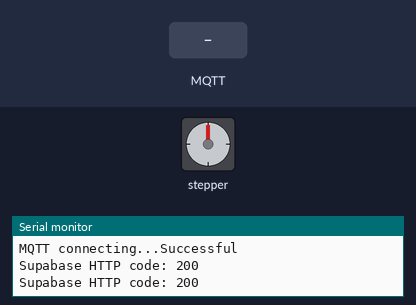
The sketch below on a simulated ESP32. Shown: stepper motor, the last lines printed to the serial monitor. The inputs (shaded band) are chosen by the test bench. WiFi joins after 1.5 s; servers stay silent unless stated; uploads are accepted with an empty reply; the local clock reads 2024-03-15 10:24:30 at power-on unless the sketch sets it; no MQTT or app messages arrive unless stated; stepper angles assume 4096 steps per turn.

Above: at 3.5 s.
3.6 s: MQTT message "1" arrives on the first subscribed topic
At 5.13 s:
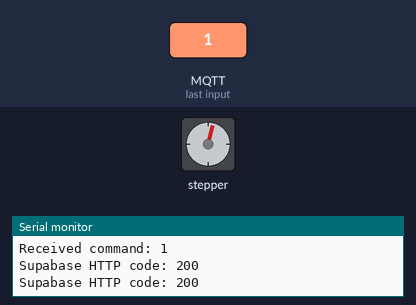
At 5.75 s:
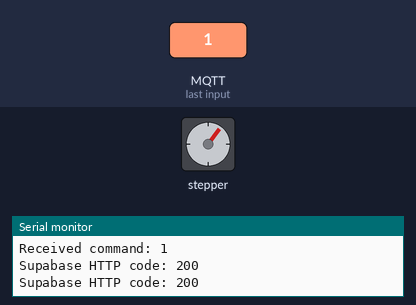
Timing chart, 0 to 18.6 s (numbered marks = the images above; inputs shaded):
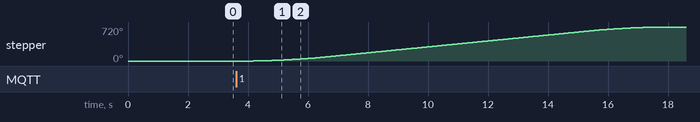

Measured:
- after the input at 3.6 s, stepper: turns 720° clockwise in 13.8 s, starting after 0.58 s

The sketch:

Module_WindowsShade.ino
```cpp
#include <WiFi.h>
#include <WiFiClientSecure.h>
#include <PubSubClient.h>
#include <AccelStepper.h>
#include <HTTPClient.h>
#include <time.h>

// ===================== WIFI + MQTT =====================
const char* ssid = "Mark_Wifi";
const char* wifi_password = "Heda90102211";

const char* mqtt_server   = "b583e186639e4bc2aa7bc95605777610.s1.eu.hivemq.cloud";
const int   mqtt_port     = 8883;
const char* mqtt_user     = "Modul_WindowShade";
const char* mqtt_password = "Asd123456789";

// MQTT topics
const char* topic_cmd      = "windowshade/cmd";
const char* topic_state    = "windowshade/state";
const char* topic_position = "windowshade/position";
const char* topic_status   = "windowshade/status";

// ===================== SUPABASE =====================
const char* supabase_url = "https://tmwzwhnpllgumuupmryf.supabase.co";
const char* supabase_key = "sb_publishable_6_J4gNe2AiqsO2Zs6QF4Aw_TaPoHM4H";
const char* supabase_log_endpoint = "/rest/v1/Logs";
const char* supabase_settings_endpoint = "/rest/v1/Settings?module=eq.windowshade&select=settings";

const char* module_name = "Modul_WindowShade";

// ===================== STEPPER =====================
const int STEPS_PER_REV = 4096;
const int OPEN_POSITION = 0;
const int CLOSED_POSITION = 2 * STEPS_PER_REV;

// ULN2003 inputs
#define IN1 18
#define IN2 17
#define IN3 16
#define IN4 15

AccelStepper stepper(AccelStepper::FULL4WIRE, IN1, IN3, IN2, IN4);

WiFiClientSecure secureClient;
PubSubClient client(secureClient);

// State
long targetPosition = OPEN_POSITION;
String currentState = "OPEN";

// Schedule state (from Supabase Settings.settings JSON)
int scheduledOpenHour = 7;
int scheduledOpenMinute = 0;
int scheduledCloseHour = 20;
int scheduledCloseMinute = 0;
unsigned long lastSettingsFetchMs = 0;
long lastOpenTriggerStamp = -1;
long lastCloseTriggerStamp = -1;

const unsigned long SETTINGS_REFRESH_INTERVAL_MS = 300000; // 5 minutes

// ===================== JSON ESCAPE =====================
String escapeJson(String s) {
  s.replace("\\", "\\\\");
  s.replace("\"", "\\\"");
  s.replace("\n", "\\n");
  s.replace("\r", "\\r");
  s.replace("\t", "\\t");
  return s;
}

// ===================== SUPABASE LOGGING =====================
bool sendLogToSupabaseRaw(const String& jsonBody) {
  if (WiFi.status() != WL_CONNECTED) {
    Serial.println("Supabase log skipped: no WiFi");
    return false;
  }

  WiFiClientSecure logClient;
  logClient.setInsecure();

  HTTPClient https;
  String url = String(supabase_url) + String(supabase_log_endpoint);

  if (!https.begin(logClient, url)) {
    Serial.println("Supabase HTTP begin failed");
    return false;
  }

  https.addHeader("Content-Type", "application/json");
  https.addHeader("apikey", supabase_key);
  https.addHeader("Authorization", "Bearer " + String(supabase_key));
  https.addHeader("Prefer", "return=minimal");

  int httpCode = https.POST(jsonBody);

  Serial.print("Supabase HTTP code: ");
  Serial.println(httpCode);

  if (httpCode <= 0) {
    Serial.print("Supabase POST error: ");
    Serial.println(https.errorToString(httpCode));
    https.end();
    return false;
  }

  String response = https.getString();
  if (response.length() > 0) {
    Serial.println("Supabase response:");
    Serial.println(response);
  }

  https.end();
  return (httpCode >= 200 && httpCode < 300);
}

int parseTwoDigitNumber(const String& value, int fromIndex) {
  if (fromIndex < 0 || fromIndex + 1 >= value.length()) return -1;
  if (!isDigit(value[fromIndex]) || !isDigit(value[fromIndex + 1])) return -1;
  return (value[fromIndex] - '0') * 10 + (value[fromIndex + 1] - '0');
}

bool extractTimeFromJson(const String& payload, const String& key, int& outHour, int& outMinute) {
  String needle = "\"" + key + "\"";
  int keyPos = payload.indexOf(needle);
  if (keyPos < 0) return false;

  int colonPos = payload.indexOf(':', keyPos + needle.length());
  if (colonPos < 0) return false;

  int firstQuote = payload.indexOf('"', colonPos + 1);
  if (firstQuote < 0) return false;

  int secondQuote = payload.indexOf('"', firstQuote + 1);
  if (secondQuote < 0) return false;

  String timeText = payload.substring(firstQuote + 1, secondQuote);
  if (timeText.length() < 5 || timeText[2] != ':') return false;

  int h = parseTwoDigitNumber(timeText, 0);
  int m = parseTwoDigitNumber(timeText, 3);
  if (h < 0 || h > 23 || m < 0 || m > 59) return false;

  outHour = h;
  outMinute = m;
  return true;
}

bool fetchWindowshadeScheduleFromSupabase() {
  if (WiFi.status() != WL_CONNECTED) {
    Serial.println("Settings fetch skipped: no WiFi");
    return false;
  }

  WiFiClientSecure settingsClient;
  settingsClient.setInsecure();

  HTTPClient https;
  String url = String(supabase_url) + String(supabase_settings_endpoint);
  if (!https.begin(settingsClient, url)) {
    Serial.println("Supabase settings HTTP begin failed");
    return false;
  }

  https.addHeader("apikey", supabase_key);
  https.addHeader("Authorization", "Bearer " + String(supabase_key));

  int httpCode = https.GET();
  if (httpCode <= 0) {
    Serial.print("Settings GET error: ");
    Serial.println(https.errorToString(httpCode));
    https.end();
    return false;
  }

  if (httpCode < 200 || httpCode >= 300) {
    Serial.print("Settings GET bad code: ");
    Serial.println(httpCode);
    String errResponse = https.getString();
    if (errResponse.length() > 0) {
      Serial.println(errResponse);
    }
    https.end();
    return false;
  }

  String response = https.getString();
  https.end();

  int parsedOpenHour = scheduledOpenHour;
  int parsedOpenMinute = scheduledOpenMinute;
  int parsedCloseHour = scheduledCloseHour;
  int parsedCloseMinute = scheduledCloseMinute;

  bool openOk = extractTimeFromJson(response, "OPEN", parsedOpenHour, parsedOpenMinute);
  bool closeOk = extractTimeFromJson(response, "CLOSE", parsedCloseHour, parsedCloseMinute);

  if (!openOk || !closeOk) {
    Serial.println("Settings parse failed, keep previous schedule");
    return false;
  }

  scheduledOpenHour = parsedOpenHour;
  scheduledOpenMinute = parsedOpenMinute;
  scheduledCloseHour = parsedCloseHour;
  scheduledCloseMinute = parsedCloseMinute;

  Serial.printf("Schedule updated: OPEN %02d:%02d, CLOSE %02d:%02d\n",
                scheduledOpenHour, scheduledOpenMinute,
                scheduledCloseHour, scheduledCloseMinute);
  return true;
}

void setupLocalTime() {
  setenv("TZ", "CET-1CEST,M3.5.0/2,M10.5.0/3", 1);
  tzset();
  configTime(0, 0, "pool.ntp.org", "time.nist.gov", "time.google.com");

  struct tm timeInfo;
  if (!getLocalTime(&timeInfo, 10000)) {
    Serial.println("NTP sync failed");
    return;
  }

  Serial.printf("Local time synced: %02d:%02d:%02d\n", timeInfo.tm_hour, timeInfo.tm_min, timeInfo.tm_sec);
}

void runWindowshadeScheduledActions() {
  struct tm timeInfo;
  if (!getLocalTime(&timeInfo, 100)) {
    return;
  }

  long minuteStamp = (long)timeInfo.tm_yday * 1440L + (long)timeInfo.tm_hour * 60L + (long)timeInfo.tm_min;

  if (timeInfo.tm_hour == scheduledOpenHour && timeInfo.tm_min == scheduledOpenMinute && minuteStamp != lastOpenTriggerStamp) {
    setTargetOpen();
    logEvent("schedule_open_triggered");
    lastOpenTriggerStamp = minuteStamp;
  }

  if (timeInfo.tm_hour == scheduledCloseHour && timeInfo.tm_min == scheduledCloseMinute && minuteStamp != lastCloseTriggerStamp) {
    setTargetClosed();
    logEvent("schedule_close_triggered");
    lastCloseTriggerStamp = minuteStamp;
  }
}

bool logEvent(const String& eventName) {
  String jsonBody = "{";
  jsonBody += "\"modul\":\"" + String(module_name) + "\",";
  jsonBody += "\"log\":{";
  jsonBody += "\"event\":\"" + escapeJson(eventName) + "\",";
  jsonBody += "\"state\":\"" + escapeJson(currentState) + "\",";
  jsonBody += "\"position\":" + String(stepper.currentPosition()) + ",";
  jsonBody += "\"target_position\":" + String(targetPosition);
  jsonBody += "}";
  jsonBody += "}";

  return sendLogToSupabaseRaw(jsonBody);
}

bool logCommand(const String& cmd) {
  String jsonBody = "{";
  jsonBody += "\"modul\":\"" + String(module_name) + "\",";
  jsonBody += "\"log\":{";
  jsonBody += "\"event\":\"mqtt_command\",";
  jsonBody += "\"command\":\"" + escapeJson(cmd) + "\",";
  jsonBody += "\"state\":\"" + escapeJson(currentState) + "\",";
  jsonBody += "\"position\":" + String(stepper.currentPosition()) + ",";
  jsonBody += "\"target_position\":" + String(targetPosition);
  jsonBody += "}";
  jsonBody += "}";

  return sendLogToSupabaseRaw(jsonBody);
}

bool logStateChange(const String& newState) {
  String jsonBody = "{";
  jsonBody += "\"modul\":\"" + String(module_name) + "\",";
  jsonBody += "\"log\":{";
  jsonBody += "\"event\":\"state_changed\",";
  jsonBody += "\"state\":\"" + escapeJson(newState) + "\",";
  jsonBody += "\"position\":" + String(stepper.currentPosition()) + ",";
  jsonBody += "\"target_position\":" + String(targetPosition);
  jsonBody += "}";
  jsonBody += "}";

  return sendLogToSupabaseRaw(jsonBody);
}

// ===================== WIFI =====================
void connectWiFi() {
  WiFi.mode(WIFI_STA);
  WiFi.begin(ssid, wifi_password);

  Serial.print("Connecting to WiFi");
  while (WiFi.status() != WL_CONNECTED) {
    delay(500);
    Serial.print(".");
  }

  Serial.println("\nWiFi connected");
  Serial.print("IP address: ");
  Serial.println(WiFi.localIP());

  logEvent("wifi_connected");
}

// ===================== MQTT =====================
void publishState(const char* state) {
  client.publish(topic_state, state, true);
}

void publishPosition() {
  char buf[20];
  snprintf(buf, sizeof(buf), "%ld", stepper.currentPosition());
  client.publish(topic_position, buf, true);
}

void publishOnline() {
  client.publish(topic_status, "ONLINE", true);
}

void setTargetOpen() {
  targetPosition = OPEN_POSITION;
  stepper.moveTo(targetPosition);
  currentState = "MOVING";
  publishState("MOVING");
  logEvent("opening_started");
}

void setTargetClosed() {
  targetPosition = CLOSED_POSITION;
  stepper.moveTo(targetPosition);
  currentState = "MOVING";
  publishState("MOVING");
  logEvent("closing_started");
}

void handleCommand(String cmd) {
  cmd.trim();
  cmd.toUpperCase();

  Serial.print("Received command: ");
  Serial.println(cmd);

  logCommand(cmd);

  if (cmd == "OPEN" || cmd == "0") {
    setTargetOpen();
  }
  else if (cmd == "CLOSE" || cmd == "1") {
    setTargetClosed();
  }
  else if (cmd == "TOGGLE") {
    if (stepper.currentPosition() == OPEN_POSITION) {
      setTargetClosed();
    } else {
      setTargetOpen();
    }
  }
  else if (cmd == "STATE") {
    publishPosition();

    if (stepper.distanceToGo() != 0) {
      publishState("MOVING");
      logEvent("state_requested_moving");
    } else if (stepper.currentPosition() == OPEN_POSITION) {
      publishState("OPEN");
      logEvent("state_requested_open");
    } else if (stepper.currentPosition() == CLOSED_POSITION) {
      publishState("CLOSED");
      logEvent("state_requested_closed");
    } else {
      publishState("PARTIAL");
      logEvent("state_requested_partial");
    }
  }
  else {
    logEvent("unknown_command");
  }
}

void mqttCallback(char* topic, byte* payload, unsigned int length) {
  String msg;
  for (unsigned int i = 0; i < length; i++) {
    msg += (char)payload[i];
  }

  Serial.print("MQTT [");
  Serial.print(topic);
  Serial.print("]: ");
  Serial.println(msg);

  handleCommand(msg);
}

void reconnectMQTT() {
  while (!client.connected()) {
    Serial.print("MQTT connecting...");

    String clientId = "ESP32_WindowShade_";
    clientId += String((uint32_t)ESP.getEfuseMac(), HEX);

    if (client.connect(
          clientId.c_str(),
          mqtt_user,
          mqtt_password,
          topic_status,
          1,
          true,
          "OFFLINE")) {

      Serial.println("Successful");
      client.subscribe(topic_cmd);
      publishOnline();
      publishPosition();

      if (stepper.currentPosition() == OPEN_POSITION) {
        publishState("OPEN");
        currentState = "OPEN";
      }
      else if (stepper.currentPosition() == CLOSED_POSITION) {
        publishState("CLOSED");
        currentState = "CLOSED";
      }
      else {
        publishState("PARTIAL");
        currentState = "PARTIAL";
      }

      logEvent("mqtt_connected");

    } else {
      Serial.print("Error, rc=");
      Serial.print(client.state());
      Serial.println(" Retry in 5 seconds...");
      delay(5000);
    }
  }
}

// ===================== SETUP =====================
void setup() {
  Serial.begin(115200);

  stepper.setMaxSpeed(900.0);
  stepper.setAcceleration(400.0);
  stepper.setCurrentPosition(OPEN_POSITION);

  connectWiFi();
  setupLocalTime();
  fetchWindowshadeScheduleFromSupabase();
  lastSettingsFetchMs = millis();

  secureClient.setInsecure();

  client.setServer(mqtt_server, mqtt_port);
  client.setCallback(mqttCallback);

  logEvent("boot");
  reconnectMQTT();
}

// ===================== LOOP =====================
void loop() {
  if (WiFi.status() != WL_CONNECTED) {
    connectWiFi();
  }

  if (!client.connected()) {
    reconnectMQTT();
  }

  client.loop();

  unsigned long nowMs = millis();
  if (nowMs - lastSettingsFetchMs >= SETTINGS_REFRESH_INTERVAL_MS) {
    fetchWindowshadeScheduleFromSupabase();
    lastSettingsFetchMs = nowMs;
  }

  runWindowshadeScheduledActions();

  if (stepper.distanceToGo() != 0) {
    stepper.run();
  } else {
    static String lastStableState = "";

    if (stepper.currentPosition() == OPEN_POSITION) {
      currentState = "OPEN";
    } else if (stepper.currentPosition() == CLOSED_POSITION) {
      currentState = "CLOSED";
    } else {
      currentState = "PARTIAL";
    }

    if (currentState != lastStableState) {
      publishState(currentState.c_str());
      publishPosition();
      logStateChange(currentState);
      lastStableState = currentState;
    }
  }
}
```
